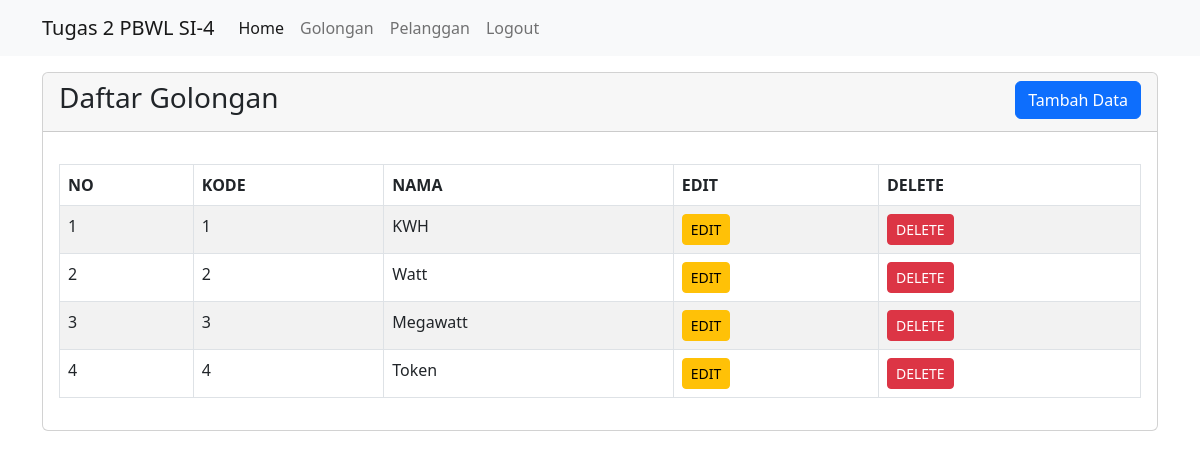
Screenshot of /golongan with the database file from the repository.
### tables this page shows
CREATE TABLE `tb_golongan` (
  `gol_id` tinyint(3) NOT NULL,
  `gol_kode` varchar(10) NOT NULL,
  `gol_nama` varchar(50) DEFAULT NULL,
  `created_at` timestamp NOT NULL DEFAULT current_timestamp() ON UPDATE current_timestamp(),
  `update_at` datetime DEFAULT NULL
);

### app/core/Controller.php (called while the page is built, shortened)
<?php
class Controller
{
	public function home($view, $data = [])
	{
		require_once ROOT . "layouts/home.php";
	}
}

### app/controllers/Golongan.php (called while the page is built, shortened)
<?php
class Golongan extends Controller
{
    protected object $model;
    public function __construct() {
        $this->model = new \App\Models\Golongan();
    }
	public function index()
	{
		$data['rows'] = $this->model->all();
		$this->home('golongan/index', $data);
	}
}

### index.php (called while the page is built, shortened)
<?php
new App\Core\Bootstrap();

### app/core/Model.php (called while the page is built, shortened)
<?php
class Model
{
	public function __construct()
	{
		try {
			$this->db = new PDO("mysql:host=localhost;dbname=tugas2pbwl_kosma", "root", "");
		} catch (Exception $e) {
			die("error! " . $e->getMessage());
		}
	}
}

### app/models/Golongan.php (called while the page is built, shortened)
<?php
class Golongan extends Model
{
      public function all()
      {
            $sql = "SELECT * FROM tb_golongan";
            $stmt = $this->db->prepare($sql);
            $stmt->execute();
            $data = [];
            while ($rows = $stmt->fetch()) {
                  $data[] = $rows;
            }
            return $data;
      }
}

### app/views/golongan/index.php (the view)
<div class="card">
    <div class="card-header">
        <h3>
            Daftar Golongan
            <a href="<?php echo URL; ?>/golongan/create" class="btn btn-primary float-end">Tambah Data</a>
        </h3>
    </div>
    <div class="card-body">
        <table class="table table-bordered table-striped table-hover mt-3">
            <thead>
                <tr>
                    <th>NO</th>
                    <th>KODE</th>
                    <th>NAMA</th>
                    <th>EDIT</th>
                    <th>DELETE</th>
                </tr>
            </thead>
            <tbody>
                <?php foreach ($data['rows'] as $row) { ?>
                    <tr>
                        <td><?php echo $row['gol_id']; ?></td>
                        <td><?php echo $row['gol_kode']; ?></td>
                        <td><?php echo $row['gol_nama']; ?></td>
                        <td><a href="<?php echo URL; ?>/golongan/edit/<?php echo $row['gol_id']; ?>" class="btn btn-warning btn-sm">EDIT</a></td>
                        <td><a href="<?php echo URL; ?>/golongan/delete/<?php echo $row['gol_id']; ?>" class="btn btn-danger btn-sm" onclick="return confirm('Apakah Kamu Yakin Ingin Menghapus Data Ini???')">DELETE</a></td>
                    </tr>
                <?php } ?>
            </tbody>
        </table>
    </div>
</div>

### app/core/Bootstrap.php (shortened to what this page needs)
<?php
class Bootstrap
{
	public function __construct()
	{
		if (isset($_GET['page'])) {
			$url = filter_var($_GET['page'], FILTER_SANITIZE_URL);
			$url = trim($url);
			$url = explode('/', $url);
			$page = ucfirst(array_shift($url));
			if (file_exists(ROOT . "app/controllers/" . $page . ".php")) {
				$controller = new $class;
				$action = array_shift($url);
				if (method_exists($controller, $action)) {
					$params = array_values($url);
					if (!empty($params)) {
						call_user_func_array(array($controller, $action), $params);
					} else {
						$controller->{$action}(@$url);
					}
				} else {
					$controller->index();
				}
			} else {
				$class = "App\\Core\\Error";
				$controller = new $class();
				$controller->fileNotFound();
			}
		} else {
			$class = "App\\Controllers\\Home";
			$controller = new $class();
			$controller->index();
		}
	}
}

### layouts/home.php (shortened to what this page needs)
<!doctype html>
<html lang="en">
<head>
	<link rel="stylesheet" href="<?php echo AST; ?>/css/bootstrap.min.css">
</head>
<body>
	<nav class="navbar navbar-expand-lg bg-light">
		<div class="container">
			<a class="navbar-brand" href="<?php echo URL; ?>/home">Tugas 2 PBWL SI-4</a>
			<div class="collapse navbar-collapse" id="navbarNav">
				<ul class="navbar-nav">
					<li class="nav-item">
						<a class="nav-link active" aria-current="page" href="<?php echo URL; ?>/home">Home</a>
					</li>
					<li class="nav-item">
						<a class="nav-link" href="<?php echo URL; ?>/golongan">Golongan</a>
					</li>
					<li class="nav-item">
						<a class="nav-link" href="<?php echo URL; ?>/pelanggan">Pelanggan</a>
					</li>
					<li class="nav-item">
						<a class="nav-link float-end" href="<?php echo URL; ?>/login">Logout</a>
					</li>
				</ul>
			</div>
		</div>
	</nav>
	<div class="container mt-3">
		<?php require_once ROOT . "app/views/" . $view . ".php"; ?>
	</div>
</body>
</html>

### rows the page displays
tb_golongan: gol_id "1", gol_kode "1", gol_nama "KWH"
tb_golongan: gol_id "2", gol_kode "2", gol_nama "Watt"
tb_golongan: gol_id "3", gol_kode "3", gol_nama "Megawatt"
tb_golongan: gol_id "4", gol_kode "4", gol_nama "Token"
